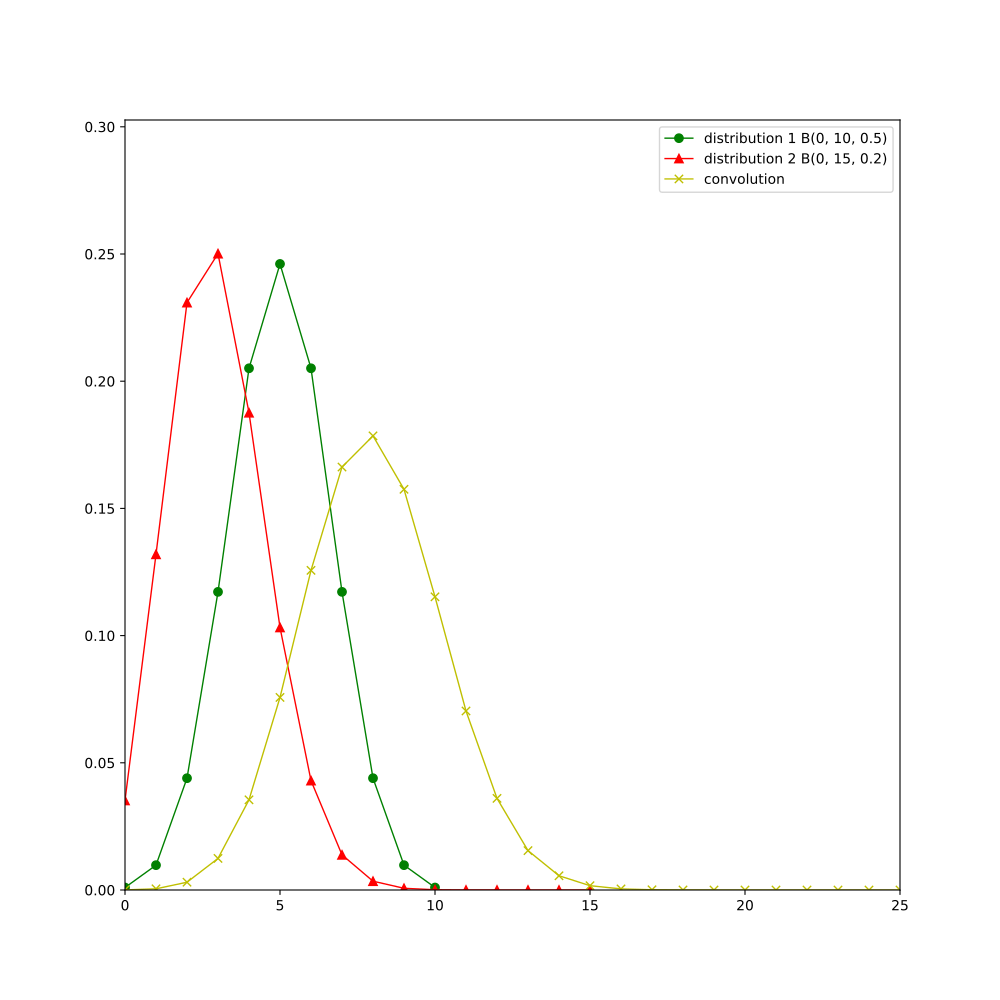

Write Python code to recreate this figure.
from openalea.stat_tool import *
sum_dist = Binomial(0,10,0.5)
dist = Binomial(0,15,0.2)
c = Convolution(sum_dist, dist)
c.plot()
